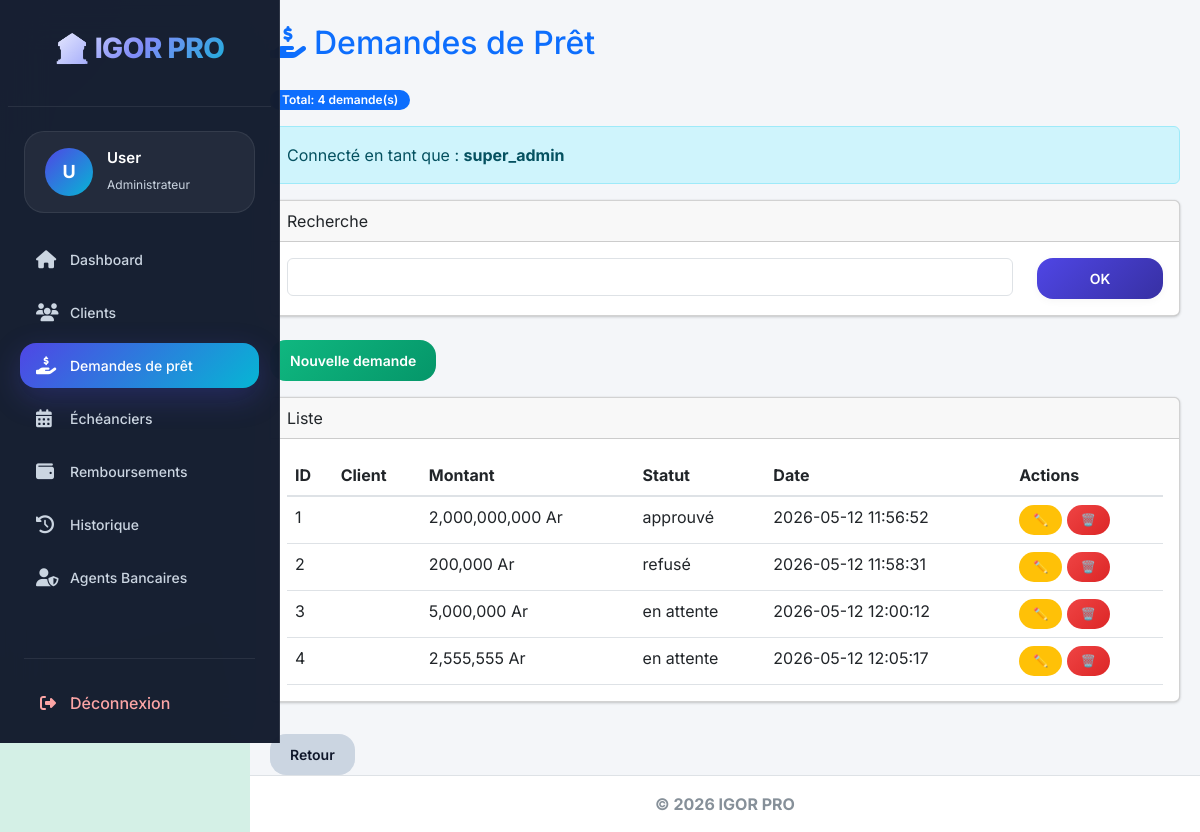
The app's page /demande.php (signed in) with its own data.
### tables this page shows
CREATE TABLE `demande_pret` (
  `id` int(11) NOT NULL,
  `utilisateur_id` int(11) NOT NULL,
  `montant` decimal(15,2) NOT NULL,
  `duree` int(11) NOT NULL,
  `taux_interet` decimal(5,2) NOT NULL,
  `type_pret` enum('personnel','immobilier','vehicule','etudiant') NOT NULL,
  `revenu` decimal(15,2) DEFAULT NULL,
  `motif` text DEFAULT NULL,
  `document` varchar(255) DEFAULT NULL,
  `statut` enum('en attente','approuvé','refusé') DEFAULT 'en attente',
  `date_demande` timestamp NOT NULL DEFAULT current_timestamp()
);

### demande.php (called while the page is built, shortened)
<?php
require_once 'config.php';
require_once 'verification_role.php';
$search = $_GET['search'] ?? '';
$condition_agence = condition_agence('u');
try {
    $sql = "SELECT dp.*, u.nom, u.prenom, u.agence_id, a.nom as agence_nom
            FROM demande_pret dp
            JOIN users u ON dp.utilisateur_id = u.id
            LEFT JOIN agences a ON u.agence_id = a.id_agence
            WHERE $condition_agence";
    if (!empty($search)) {
        $sql .= " AND (u.nom LIKE :search OR u.prenom LIKE :search OR dp.montant LIKE :search)";
        $stmt = $conn->prepare($sql);
        $stmt->execute(['search' => "%$search%"]);
    } else {
        $stmt = $conn->query($sql);
    }
    $demandes = $stmt->fetchAll();
} catch(PDOException $e) {
    $error = "Erreur lors du chargement des données.";
}
include("layout.php");

### verification_role.php (called while the page is built, shortened)
<?php
function condition_agence($table_alias = '') {
    if ($_SESSION['role'] == 'super_admin') {
        return "1=1";
    }
    $alias = $table_alias ? $table_alias . '.' : '';
    return $alias . "agence_id = " . intval($_SESSION['agence_id']);
}
?>

### pages/demande_content.php (the view, shortened to what this page needs)
<h2 class="text-primary mb-4">
    <i class="fas fa-hand-holding-usd me-2"></i>Demandes de Prêt
</h2>
<div class="mb-3">
    <span class="badge bg-primary">
        Total: <?php echo count($demandes); ?> demande(s)
    </span>
</div>
<div class="alert alert-info">
    Connecté en tant que : <strong><?php echo $_SESSION['role']; ?></strong>
</div>
<div class="card mb-4">
    <div class="card-header">Recherche</div>
    <div class="card-body">
        <form method="GET" class="row">
            <div class="col-md-10">
                <input type="text" name="search" class="form-control"
                       value="<?php echo htmlspecialchars($search); ?>">
            </div>
            <div class="col-md-2">
                <button class="btn btn-primary w-100">OK</button>
            </div>
        </form>
    </div>
</div>
<a href="createdemande.php" class="btn btn-success mb-3">Nouvelle demande</a>
<div class="card">
    <div class="card-header">Liste</div>
    <div class="card-body">
        <?php if (empty($demandes)): ?>
            <p>Aucune demande</p>
        <?php else: ?>
        <table class="table table-hover">
            <thead>
                <tr>
                    <th>ID</th>
                    <th>Client</th>
                    <th>Montant</th>
                    <th>Statut</th>
                    <th>Date</th>
                    <th>Actions</th>
                </tr>
            </thead>
            <tbody>
                <?php foreach ($demandes as $d): ?>
                <tr>
                    <td><?php echo $d['id']; ?></td>
                    <td><?php echo $d['nom'] . ' ' . $d['prenom']; ?></td>
                    <td><?php echo number_format($d['montant']); ?> Ar</td>
                    <td><?php echo $d['statut']; ?></td>
                    <td><?php echo $d['date_demande']; ?></td>
                    <td>
                        <a href="editdemande.php?id=<?php echo $d['id']; ?>" class="btn btn-warning btn-sm">✏️</a>
                        <a href="deletedemande.php?id=<?php echo $d['id']; ?>" class="btn btn-danger btn-sm">🗑️</a>
                    </td>
                </tr>
                <?php endforeach; ?>
            </tbody>
        </table>
        <?php endif; ?>
    </div>
</div>
<a href="dashboard.php" class="btn btn-secondary mt-3">Retour</a>

### ASSET/CSS/admin-pro.css (style rules this page uses)
:root { --bg-primary: #d4f0e6; --bg-secondary: #ffffff; --bg-card: #ffffff; --bg-hover: #e8f8f2; --primary-glow: #0e7c6b; --primary-dark: #0a5e51; --success-glow: #2e7d32; --warning-glow: #b85c00; --danger-glow: #b71c1c; --info-glow: #0284c7; --text-primary: #1e3a3a; --text-secondary: #2c4e4e; --text-muted: #4f6f6f; --border-glow: rgba(14, 124, 107, 0.15); --border-hover: rgba(14, 124, 107, 0.3); --shadow-sm: 0 2px 4px rgba(0,0,0,0.03); --shadow-md: 0 4px 8px rgba(14, 124, 107, 0.1); --shadow-lg: 0 10px 20px rgba(14, 124, 107, 0.15); --shadow-glow: 0 0 0 2px rgba(14, 124, 107, 0.1); --transition: all 0.3s ease; --border-radius: 16px; --border-radius-sm: 12px; }
body { background-color: var(--bg-primary) !important; font-family: 'Inter', 'Segoe UI', sans-serif; color: var(--text-primary); min-height: 100vh; }

### ASSET/CSS/style.css (style rules this page uses)
:root { --primary: #4f46e5; --primary-light: #818cf8; --primary-dark: #3730a3; --secondary: #06b6d4; --secondary-light: #22d3ee; --accent: #8b5cf6; --dark: #0f172a; --dark-light: #1e293b; --gray-dark: #475569; --gray: #94a3b8; --gray-light: #cbd5e1; --light: #f8fafc; --white: #ffffff; --success: #10b981; --success-light: #34d399; --danger: #ef4444; --danger-light: #f87171; --warning: #f59e0b; --warning-light: #fbbf24; --info: #3b82f6; --shadow-sm: 0 2px 8px rgba(0, 0, 0, 0.04); --shadow-md: 0 5px 20px rgba(0, 0, 0, 0.06); --shadow-lg: 0 10px 30px rgba(0, 0, 0, 0.08); --shadow-xl: 0 20px 40px rgba(0, 0, 0, 0.12); --shadow-primary: 0 10px 30px rgba(79, 70, 229, 0.25); --radius-sm: 12px; --radius-md: 16px; --radius-lg: 20px; --radius-xl: 24px; --radius-2xl: 28px; --transition-fast: 0.2s ease; --transition-base: 0.3s ease; --transition-slow: 0.4s ease; --glass-bg: rgba(255, 255, 255, 0.7); --glass-border: rgba(255, 255, 255, 0.4); --glass-blur: blur(12px); }
* { margin: 0; padding: 0; box-sizing: border-box; }
body { font-family: 'Inter', -apple-system, BlinkMacSystemFont, sans-serif; background: radial-gradient(circle at 0% 0%, #e0e7ff, transparent 50%), radial-gradient(circle at 100% 100%, #c7d2fe, transparent 50%), #f0f4ff; min-height: 100vh; overflow-x: hidden; color: var(--dark); line-height: 1.5; }
.badge { display: inline-flex; align-items: center; padding: 4px 12px; border-radius: 20px; font-size: 12px; font-weight: 600; }
.btn { display: inline-flex; align-items: center; justify-content: center; gap: 8px; padding: 10px 20px; border: none; border-radius: var(--radius-md); font-weight: 600; font-size: 14px; cursor: pointer; transition: var(--transition-base); text-decoration: none; }
.btn-primary { background: linear-gradient(135deg, var(--primary), var(--primary-dark)); color: white; box-shadow: var(--shadow-sm); }
.btn-secondary { background: var(--gray-light); color: var(--dark); }
.btn-success { background: linear-gradient(135deg, var(--success), #059669); color: white; }
.btn-danger { background: linear-gradient(135deg, var(--danger), #dc2626); color: white; }
.btn-sm { padding: 6px 14px; font-size: 12px; }

### records on screen
demande_pret: id "1", montant "2,000,000,000", statut "approuvé", date_demande "2026-05-12 11:56:52"
demande_pret: id "2", montant "200,000", statut "refusé", date_demande "2026-05-12 11:58:31"
demande_pret: id "3", montant "5,000,000", statut "en attente", date_demande "2026-05-12 12:00:12"
demande_pret: id "4", montant "2,555,555", statut "en attente", date_demande "2026-05-12 12:05:17"

### other values on screen
substr($_SESSION['username'] ?? 'U', 0, 1) "U"
$_SESSION['username'] "User"
count($demandes) "4"
$_SESSION['role'] "super_admin"
